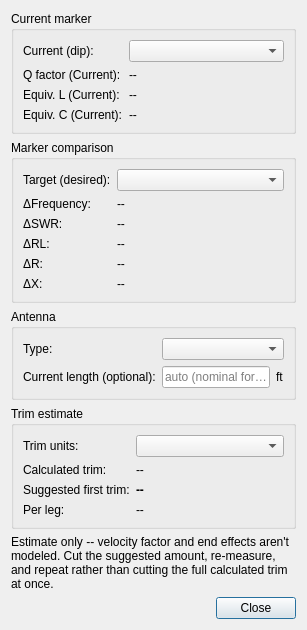
<?xml version="1.0" encoding="UTF-8"?>
<ui version="4.0">
 <class>MarkerComparisonDialog</class>
 <widget class="QDialog" name="MarkerComparisonDialog">
  <property name="geometry">
   <rect>
    <x>0</x>
    <y>0</y>
    <width>380</width>
    <height>590</height>
   </rect>
  </property>
  <property name="windowTitle">
   <string>Marker Comparison</string>
  </property>
  <layout class="QVBoxLayout" name="verticalLayout">
   <property name="sizeConstraint">
    <enum>QLayout::SetFixedSize</enum>
   </property>
   <item>
    <widget class="QGroupBox" name="markersGroupBox">
     <property name="title">
      <string>Current marker</string>
     </property>
     <layout class="QFormLayout" name="markersFormLayout">
      <item row="0" column="0">
       <widget class="QLabel" name="currentMarkerLabel">
        <property name="text">
         <string>Current (dip):</string>
        </property>
       </widget>
      </item>
      <item row="0" column="1">
       <widget class="NoScrollComboBox" name="currentMarkerCombo"/>
      </item>
      <item row="1" column="0">
       <widget class="QLabel" name="qFactorNameLabel">
        <property name="text">
         <string>Q factor (Current):</string>
        </property>
       </widget>
      </item>
      <item row="1" column="1">
       <widget class="QLabel" name="qFactorLabel">
        <property name="text">
         <string notr="true">--</string>
        </property>
       </widget>
      </item>
      <item row="2" column="0">
       <widget class="QLabel" name="equivalentLNameLabel">
        <property name="text">
         <string>Equiv. L (Current):</string>
        </property>
       </widget>
      </item>
      <item row="2" column="1">
       <widget class="QLabel" name="equivalentLLabel">
        <property name="text">
         <string notr="true">--</string>
        </property>
       </widget>
      </item>
      <item row="3" column="0">
       <widget class="QLabel" name="equivalentCNameLabel">
        <property name="text">
         <string>Equiv. C (Current):</string>
        </property>
       </widget>
      </item>
      <item row="3" column="1">
       <widget class="QLabel" name="equivalentCLabel">
        <property name="text">
         <string notr="true">--</string>
        </property>
       </widget>
      </item>
     </layout>
    </widget>
   </item>
   <item>
    <widget class="QGroupBox" name="comparisonGroupBox">
     <property name="title">
      <string>Marker comparison</string>
     </property>
     <layout class="QFormLayout" name="comparisonFormLayout">
      <item row="0" column="0">
       <widget class="QLabel" name="targetMarkerLabel">
        <property name="text">
         <string>Target (desired):</string>
        </property>
       </widget>
      </item>
      <item row="0" column="1">
       <widget class="NoScrollComboBox" name="targetMarkerCombo"/>
      </item>
      <item row="1" column="0">
       <widget class="QLabel" name="deltaFrequencyNameLabel">
        <property name="text">
         <string>&#916;Frequency:</string>
        </property>
       </widget>
      </item>
      <item row="1" column="1">
       <widget class="QLabel" name="deltaFrequencyLabel">
        <property name="text">
         <string notr="true">--</string>
        </property>
       </widget>
      </item>
      <item row="2" column="0">
       <widget class="QLabel" name="deltaSwrNameLabel">
        <property name="text">
         <string>&#916;SWR:</string>
        </property>
       </widget>
      </item>
      <item row="2" column="1">
       <widget class="QLabel" name="deltaSwrLabel">
        <property name="text">
         <string notr="true">--</string>
        </property>
       </widget>
      </item>
      <item row="3" column="0">
       <widget class="QLabel" name="deltaReturnLossNameLabel">
        <property name="text">
         <string>&#916;RL:</string>
        </property>
       </widget>
      </item>
      <item row="3" column="1">
       <widget class="QLabel" name="deltaReturnLossLabel">
        <property name="text">
         <string notr="true">--</string>
        </property>
       </widget>
      </item>
      <item row="4" column="0">
       <widget class="QLabel" name="deltaResistanceNameLabel">
        <property name="text">
         <string>&#916;R:</string>
        </property>
       </widget>
      </item>
      <item row="4" column="1">
       <widget class="QLabel" name="deltaResistanceLabel">
        <property name="text">
         <string notr="true">--</string>
        </property>
       </widget>
      </item>
      <item row="5" column="0">
       <widget class="QLabel" name="deltaReactanceNameLabel">
        <property name="text">
         <string>&#916;X:</string>
        </property>
       </widget>
      </item>
      <item row="5" column="1">
       <widget class="QLabel" name="deltaReactanceLabel">
        <property name="text">
         <string notr="true">--</string>
        </property>
       </widget>
      </item>
     </layout>
    </widget>
   </item>
   <item>
    <widget class="QGroupBox" name="antennaGroupBox">
     <property name="title">
      <string>Antenna</string>
     </property>
     <layout class="QFormLayout" name="antennaFormLayout">
      <item row="0" column="0">
       <widget class="QLabel" name="antennaTypeNameLabel">
        <property name="text">
         <string>Type:</string>
        </property>
       </widget>
      </item>
      <item row="0" column="1">
       <widget class="NoScrollComboBox" name="antennaTypeCombo"/>
      </item>
      <item row="1" column="0">
       <widget class="QLabel" name="antennaLengthNameLabel">
        <property name="text">
         <string>Current length (optional):</string>
        </property>
       </widget>
      </item>
      <item row="1" column="1">
       <layout class="QHBoxLayout" name="antennaLengthLayout">
        <item>
         <widget class="QLineEdit" name="antennaLengthEdit">
          <property name="placeholderText">
           <string>auto (nominal formula)</string>
          </property>
         </widget>
        </item>
        <item>
         <widget class="QLabel" name="antennaLengthUnitLabel">
          <property name="text">
           <string notr="true">ft</string>
          </property>
         </widget>
        </item>
       </layout>
      </item>
     </layout>
    </widget>
   </item>
   <item>
    <widget class="QGroupBox" name="trimGroupBox">
     <property name="title">
      <string>Trim estimate</string>
     </property>
     <layout class="QFormLayout" name="trimFormLayout">
      <item row="0" column="0">
       <widget class="QLabel" name="trimUnitsNameLabel">
        <property name="text">
         <string>Trim units:</string>
        </property>
       </widget>
      </item>
      <item row="0" column="1">
       <widget class="NoScrollComboBox" name="trimUnitsCombo"/>
      </item>
      <item row="1" column="0">
       <widget class="QLabel" name="calculatedTrimNameLabel">
        <property name="text">
         <string>Calculated trim:</string>
        </property>
       </widget>
      </item>
      <item row="1" column="1">
       <widget class="QLabel" name="calculatedTrimLabel">
        <property name="text">
         <string notr="true">--</string>
        </property>
       </widget>
      </item>
      <item row="2" column="0">
       <widget class="QLabel" name="suggestedCutNameLabel">
        <property name="text">
         <string>Suggested first trim:</string>
        </property>
       </widget>
      </item>
      <item row="2" column="1">
       <widget class="QLabel" name="suggestedCutLabel">
        <property name="font">
         <font>
          <bold>true</bold>
         </font>
        </property>
        <property name="text">
         <string notr="true">--</string>
        </property>
       </widget>
      </item>
      <item row="3" column="0">
       <widget class="QLabel" name="perLegNameLabel">
        <property name="text">
         <string>Per leg:</string>
        </property>
       </widget>
      </item>
      <item row="3" column="1">
       <widget class="QLabel" name="perLegLabel">
        <property name="text">
         <string notr="true">--</string>
        </property>
       </widget>
      </item>
     </layout>
    </widget>
   </item>
   <item>
    <widget class="QLabel" name="caveatLabel">
     <property name="wordWrap">
      <bool>true</bool>
     </property>
     <property name="text">
      <string>Estimate only -- velocity factor and end effects aren't modeled. Cut the suggested amount, re-measure, and repeat rather than cutting the full calculated trim at once.</string>
     </property>
    </widget>
   </item>
   <item>
    <widget class="QDialogButtonBox" name="buttonBox">
     <property name="orientation">
      <enum>Qt::Horizontal</enum>
     </property>
     <property name="standardButtons">
      <set>QDialogButtonBox::Close</set>
     </property>
    </widget>
   </item>
  </layout>
 </widget>
 <customwidgets>
  <customwidget>
   <class>NoScrollComboBox</class>
   <extends>QComboBox</extends>
   <header location="global">noscrollwidgets.h</header>
  </customwidget>
 </customwidgets>
 <resources/>
 <connections>
  <connection>
   <sender>buttonBox</sender>
   <signal>rejected()</signal>
   <receiver>MarkerComparisonDialog</receiver>
   <slot>close()</slot>
   <hints>
    <hint type="sourcelabel">
     <x>190</x>
     <y>540</y>
    </hint>
    <hint type="destinationlabel">
     <x>190</x>
     <y>555</y>
    </hint>
   </hints>
  </connection>
 </connections>
</ui>
